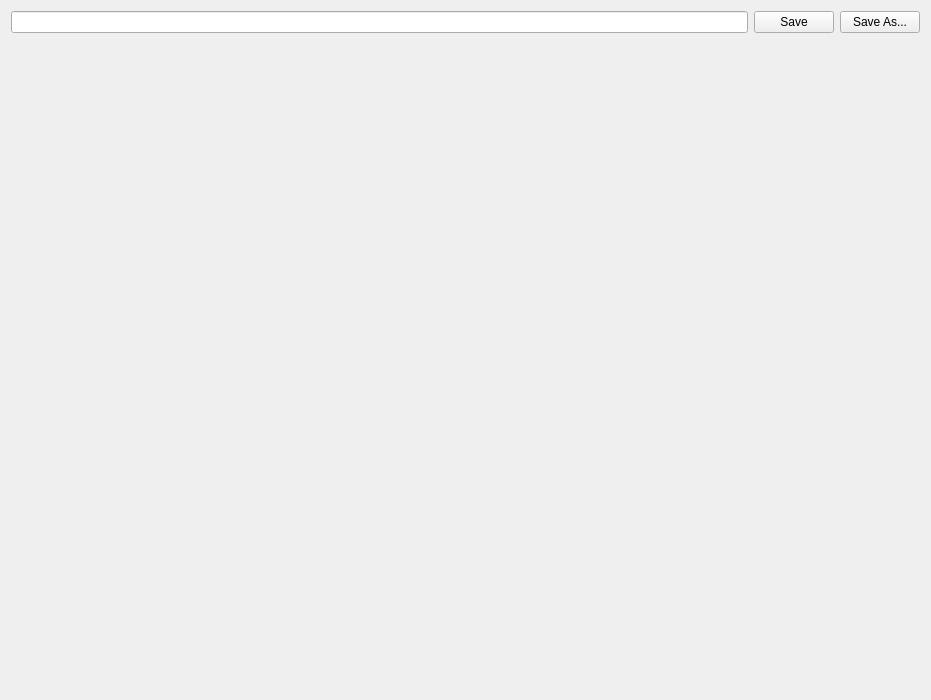
<?xml version="1.0" encoding="UTF-8"?>
<ui version="4.0">
 <class>GraphicsForm</class>
 <widget class="QWidget" name="GraphicsForm">
  <property name="geometry">
   <rect>
    <x>0</x>
    <y>0</y>
    <width>931</width>
    <height>700</height>
   </rect>
  </property>
  <property name="windowTitle">
   <string>Form</string>
  </property>
  <layout class="QVBoxLayout" name="verticalLayout">
   <item>
    <layout class="QHBoxLayout" name="horizontalLayout">
     <item>
      <widget class="QLineEdit" name="lineEdit"/>
     </item>
     <item>
      <widget class="QPushButton" name="pushButton_2">
       <property name="text">
        <string>Save</string>
       </property>
      </widget>
     </item>
     <item>
      <widget class="QPushButton" name="pushButton">
       <property name="text">
        <string>Save As...</string>
       </property>
      </widget>
     </item>
    </layout>
   </item>
   <item>
    <spacer name="verticalSpacer">
     <property name="orientation">
      <enum>Qt::Vertical</enum>
     </property>
     <property name="sizeHint" stdset="0">
      <size>
       <width>20</width>
       <height>630</height>
      </size>
     </property>
    </spacer>
   </item>
  </layout>
 </widget>
 <resources/>
 <connections/>
</ui>
